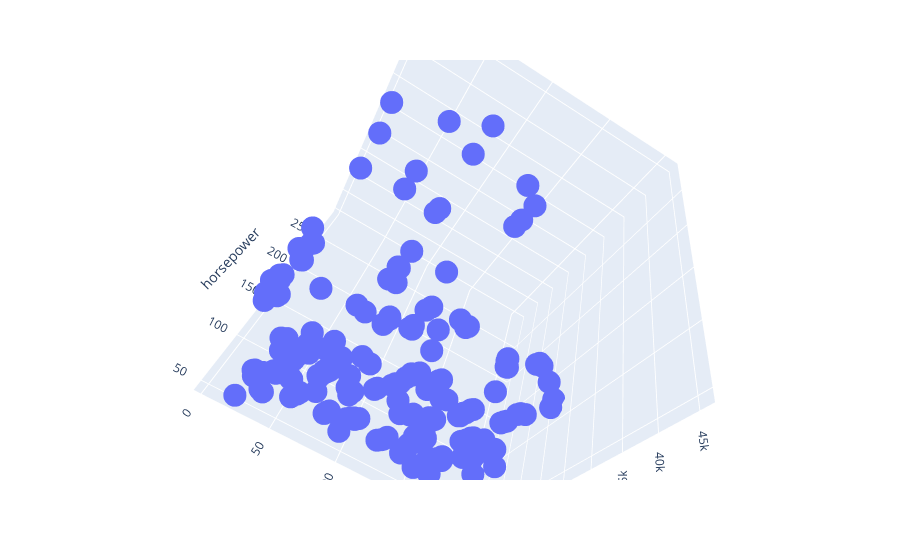

Notebook source saved alongside this figure:
### Code cell
fig = px.scatter_3d(df, x='car_ID',y='horsepower',z='price')
fig.show()

### Figure 1 — Plotly figure (JSON) as saved in the notebook; plotly's stock layout.template omitted (floating-point values rounded to 4 significant figures; data arrays with more than 128 entries replaced by an {"elided": "..."} marker saying what was removed)
{"data": [{"hovertemplate": "car_ID=%{x}<br>horsepower=%{y}<br>price=%{z}<extra></extra>", "legendgroup": "", "marker": {"color": "#636efa", "symbol": "circle"}, "mode": "markers", "name": "", "scene": "scene", "showlegend": false, "type": "scatter3d", "x": {"elided": "205 int values"}, "y": {"elided": "205 int values"}, "z": {"elided": "205 int values"}}], "layout": {"autosize": true, "legend": {"tracegroupgap": 0}, "margin": {"t": 60}, "scene": {"aspectmode": "auto", "aspectratio": {"x": 1, "y": 1, "z": 1}, "camera": {"center": {"x": 0, "y": 0, "z": 0}, "eye": {"x": -0.2033, "y": -1.208, "z": 1.09}, "projection": {"type": "perspective"}, "up": {"x": -0.4974, "y": 0.6258, "z": 0.6008}}, "domain": {"x": [0, 1], "y": [0, 1]}, "xaxis": {"title": {"text": "car_ID"}, "type": "linear"}, "yaxis": {"title": {"text": "horsepower"}, "type": "linear"}, "zaxis": {"title": {"text": "price"}, "type": "linear"}}}}
